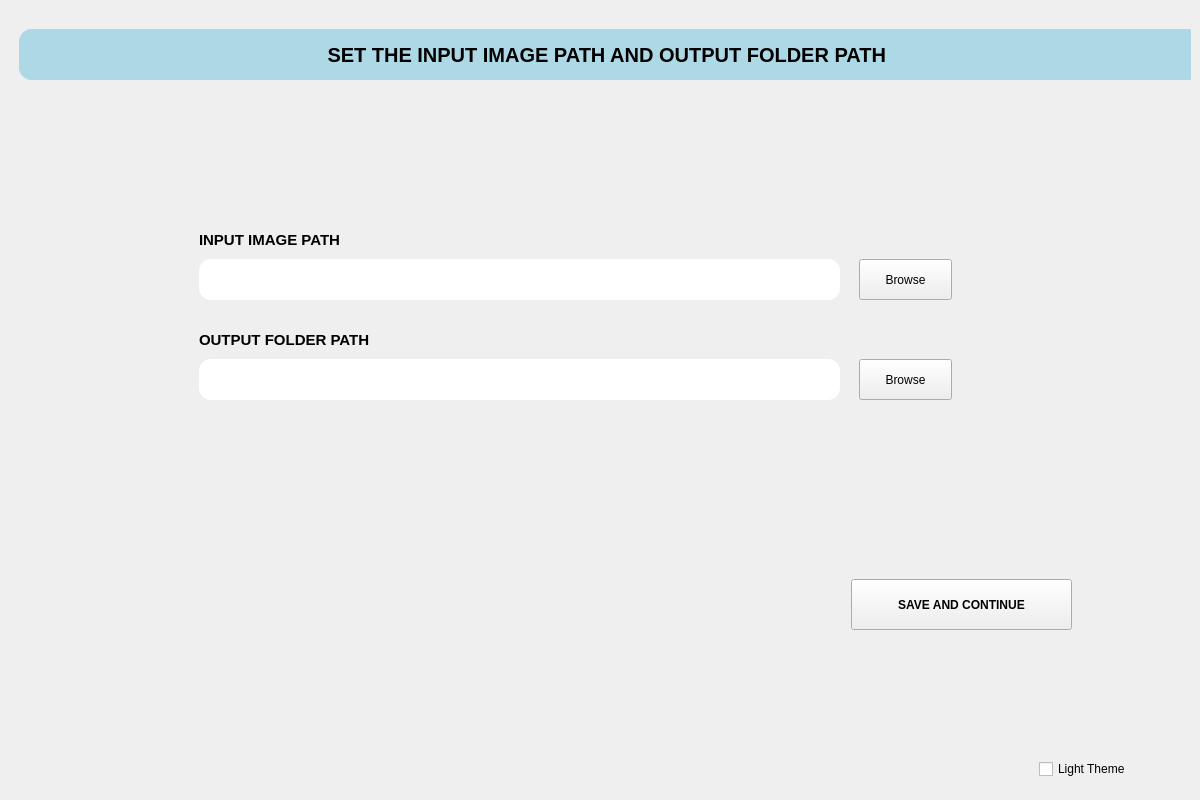
<?xml version="1.0" encoding="UTF-8"?>
<ui version="4.0">
 <class>MainWindow</class>
 <widget class="QMainWindow" name="MainWindow">
  <property name="geometry">
   <rect>
    <x>0</x>
    <y>0</y>
    <width>1200</width>
    <height>800</height>
   </rect>
  </property>
  <property name="minimumSize">
   <size>
    <width>1200</width>
    <height>800</height>
   </size>
  </property>
  <property name="maximumSize">
   <size>
    <width>1200</width>
    <height>800</height>
   </size>
  </property>
  <property name="windowTitle">
   <string>MainWindow</string>
  </property>
  <widget class="QWidget" name="centralwidget">
   <layout class="QHBoxLayout" name="horizontalLayout">
    <item>
     <widget class="QStackedWidget" name="stackedWidget">
      <property name="currentIndex">
       <number>0</number>
      </property>
      <widget class="QWidget" name="page1">
       <widget class="QLabel" name="label">
        <property name="geometry">
         <rect>
          <x>10</x>
          <y>20</y>
          <width>1181</width>
          <height>51</height>
         </rect>
        </property>
        <property name="font">
         <font>
          <pointsize>15</pointsize>
          <weight>75</weight>
          <bold>true</bold>
         </font>
        </property>
        <property name="styleSheet">
         <string notr="true">border:1px solid rgb(173, 216, 229);
background-color:rgb(173, 216, 229);
border-radius:12px;</string>
        </property>
        <property name="text">
         <string>SET THE INPUT IMAGE PATH AND OUTPUT FOLDER PATH </string>
        </property>
        <property name="alignment">
         <set>Qt::AlignCenter</set>
        </property>
       </widget>
       <widget class="QLineEdit" name="input_image_path">
        <property name="geometry">
         <rect>
          <x>190</x>
          <y>250</y>
          <width>641</width>
          <height>41</height>
         </rect>
        </property>
        <property name="font">
         <font>
          <pointsize>9</pointsize>
          <underline>false</underline>
          <strikeout>false</strikeout>
         </font>
        </property>
        <property name="styleSheet">
         <string notr="true">border-radius:12px;
background-color:white;</string>
        </property>
        <property name="text">
         <string/>
        </property>
       </widget>
       <widget class="QPushButton" name="browse1">
        <property name="geometry">
         <rect>
          <x>850</x>
          <y>250</y>
          <width>93</width>
          <height>41</height>
         </rect>
        </property>
        <property name="text">
         <string>Browse</string>
        </property>
       </widget>
       <widget class="QLabel" name="label_2">
        <property name="geometry">
         <rect>
          <x>190</x>
          <y>210</y>
          <width>201</width>
          <height>41</height>
         </rect>
        </property>
        <property name="font">
         <font>
          <pointsize>11</pointsize>
          <weight>75</weight>
          <bold>true</bold>
         </font>
        </property>
        <property name="text">
         <string>INPUT IMAGE PATH</string>
        </property>
       </widget>
       <widget class="QPushButton" name="browse2">
        <property name="geometry">
         <rect>
          <x>850</x>
          <y>350</y>
          <width>93</width>
          <height>41</height>
         </rect>
        </property>
        <property name="text">
         <string>Browse</string>
        </property>
       </widget>
       <widget class="QLineEdit" name="output_folder_path">
        <property name="geometry">
         <rect>
          <x>190</x>
          <y>350</y>
          <width>641</width>
          <height>41</height>
         </rect>
        </property>
        <property name="font">
         <font>
          <pointsize>9</pointsize>
         </font>
        </property>
        <property name="styleSheet">
         <string notr="true">border-radius:12px;
background-color:white;</string>
        </property>
       </widget>
       <widget class="QLabel" name="label_3">
        <property name="geometry">
         <rect>
          <x>190</x>
          <y>310</y>
          <width>211</width>
          <height>41</height>
         </rect>
        </property>
        <property name="font">
         <font>
          <pointsize>11</pointsize>
          <weight>75</weight>
          <bold>true</bold>
         </font>
        </property>
        <property name="text">
         <string>OUTPUT FOLDER PATH</string>
        </property>
       </widget>
       <widget class="QPushButton" name="save_and_continue">
        <property name="geometry">
         <rect>
          <x>842</x>
          <y>570</y>
          <width>221</width>
          <height>51</height>
         </rect>
        </property>
        <property name="font">
         <font>
          <pointsize>9</pointsize>
          <weight>75</weight>
          <bold>true</bold>
         </font>
        </property>
        <property name="text">
         <string>SAVE AND CONTINUE</string>
        </property>
       </widget>
       <widget class="QCheckBox" name="light_theme">
        <property name="geometry">
         <rect>
          <x>1030</x>
          <y>750</y>
          <width>121</width>
          <height>20</height>
         </rect>
        </property>
        <property name="text">
         <string>Light Theme</string>
        </property>
       </widget>
      </widget>
      <widget class="QWidget" name="page2">
       <widget class="QLabel" name="label_4">
        <property name="geometry">
         <rect>
          <x>10</x>
          <y>20</y>
          <width>1181</width>
          <height>51</height>
         </rect>
        </property>
        <property name="font">
         <font>
          <pointsize>15</pointsize>
          <weight>75</weight>
          <bold>true</bold>
         </font>
        </property>
        <property name="styleSheet">
         <string notr="true">border:1px solid rgb(173, 216, 229);
background-color:rgb(173, 216, 229);
border-radius:12px;</string>
        </property>
        <property name="text">
         <string>IMAGE PROCESSING</string>
        </property>
        <property name="alignment">
         <set>Qt::AlignCenter</set>
        </property>
       </widget>
       <widget class="QWidget" name="layoutWidget">
        <property name="geometry">
         <rect>
          <x>510</x>
          <y>90</y>
          <width>402</width>
          <height>431</height>
         </rect>
        </property>
        <layout class="QVBoxLayout" name="verticalLayout_2">
         <item>
          <widget class="QLabel" name="label_7">
           <property name="minimumSize">
            <size>
             <width>0</width>
             <height>21</height>
            </size>
           </property>
           <property name="maximumSize">
            <size>
             <width>16777215</width>
             <height>21</height>
            </size>
           </property>
           <property name="font">
            <font>
             <pointsize>9</pointsize>
             <weight>75</weight>
             <bold>true</bold>
            </font>
           </property>
           <property name="text">
            <string>Processed Image</string>
           </property>
           <property name="alignment">
            <set>Qt::AlignCenter</set>
           </property>
          </widget>
         </item>
         <item>
          <widget class="QLabel" name="processed_image">
           <property name="minimumSize">
            <size>
             <width>400</width>
             <height>0</height>
            </size>
           </property>
           <property name="maximumSize">
            <size>
             <width>400</width>
             <height>400</height>
            </size>
           </property>
           <property name="styleSheet">
            <string notr="true">background-color:white;</string>
           </property>
           <property name="text">
            <string/>
           </property>
          </widget>
         </item>
        </layout>
       </widget>
       <widget class="QPushButton" name="export_">
        <property name="geometry">
         <rect>
          <x>992</x>
          <y>220</y>
          <width>101</width>
          <height>41</height>
         </rect>
        </property>
        <property name="text">
         <string>EXPORT</string>
        </property>
       </widget>
       <widget class="QPushButton" name="detect">
        <property name="geometry">
         <rect>
          <x>992</x>
          <y>290</y>
          <width>101</width>
          <height>41</height>
         </rect>
        </property>
        <property name="text">
         <string>DETECT</string>
        </property>
       </widget>
       <widget class="QPushButton" name="setting">
        <property name="geometry">
         <rect>
          <x>1010</x>
          <y>100</y>
          <width>61</width>
          <height>61</height>
         </rect>
        </property>
        <property name="styleSheet">
         <string notr="true">border:0px;
background-color:transparent;</string>
        </property>
        <property name="text">
         <string/>
        </property>
        <property name="icon">
         <iconset>
          <normaloff>setting-icon.ico</normaloff>setting-icon.ico</iconset>
        </property>
        <property name="iconSize">
         <size>
          <width>70</width>
          <height>70</height>
         </size>
        </property>
       </widget>
       <widget class="QWidget" name="layoutWidget">
        <property name="geometry">
         <rect>
          <x>70</x>
          <y>90</y>
          <width>402</width>
          <height>431</height>
         </rect>
        </property>
        <layout class="QVBoxLayout" name="verticalLayout">
         <item>
          <widget class="QLabel" name="label_5">
           <property name="minimumSize">
            <size>
             <width>0</width>
             <height>21</height>
            </size>
           </property>
           <property name="maximumSize">
            <size>
             <width>16777215</width>
             <height>21</height>
            </size>
           </property>
           <property name="font">
            <font>
             <pointsize>9</pointsize>
             <weight>75</weight>
             <bold>true</bold>
            </font>
           </property>
           <property name="text">
            <string>Raw Image</string>
           </property>
           <property name="alignment">
            <set>Qt::AlignCenter</set>
           </property>
          </widget>
         </item>
         <item>
          <widget class="QLabel" name="raw_image">
           <property name="minimumSize">
            <size>
             <width>400</width>
             <height>0</height>
            </size>
           </property>
           <property name="maximumSize">
            <size>
             <width>400</width>
             <height>400</height>
            </size>
           </property>
           <property name="styleSheet">
            <string notr="true">background-color:white;</string>
           </property>
           <property name="text">
            <string/>
           </property>
          </widget>
         </item>
        </layout>
       </widget>
       <widget class="QWidget" name="layoutWidget">
        <property name="geometry">
         <rect>
          <x>70</x>
          <y>560</y>
          <width>841</width>
          <height>218</height>
         </rect>
        </property>
        <layout class="QVBoxLayout" name="verticalLayout_3">
         <item>
          <widget class="QLabel" name="label_6">
           <property name="font">
            <font>
             <pointsize>9</pointsize>
             <weight>75</weight>
             <bold>true</bold>
            </font>
           </property>
           <property name="text">
            <string>Image Details</string>
           </property>
           <property name="alignment">
            <set>Qt::AlignCenter</set>
           </property>
          </widget>
         </item>
         <item>
          <widget class="QTableWidget" name="tableWidget">
           <attribute name="horizontalHeaderMinimumSectionSize">
            <number>133</number>
           </attribute>
           <attribute name="horizontalHeaderDefaultSectionSize">
            <number>133</number>
           </attribute>
           <attribute name="verticalHeaderVisible">
            <bool>false</bool>
           </attribute>
           <attribute name="verticalHeaderMinimumSectionSize">
            <number>15</number>
           </attribute>
           <attribute name="verticalHeaderDefaultSectionSize">
            <number>23</number>
           </attribute>
           <column>
            <property name="text">
             <string>Class</string>
            </property>
            <property name="font">
             <font>
              <pointsize>10</pointsize>
             </font>
            </property>
            <property name="textAlignment">
             <set>AlignCenter</set>
            </property>
           </column>
           <column>
            <property name="text">
             <string>Score</string>
            </property>
            <property name="textAlignment">
             <set>AlignCenter</set>
            </property>
           </column>
           <column>
            <property name="text">
             <string>X1</string>
            </property>
            <property name="textAlignment">
             <set>AlignCenter</set>
            </property>
           </column>
           <column>
            <property name="text">
             <string>Y1</string>
            </property>
            <property name="textAlignment">
             <set>AlignCenter</set>
            </property>
           </column>
           <column>
            <property name="text">
             <string>X2</string>
            </property>
            <property name="textAlignment">
             <set>AlignCenter</set>
            </property>
           </column>
           <column>
            <property name="text">
             <string>Y2</string>
            </property>
            <property name="textAlignment">
             <set>AlignCenter</set>
            </property>
           </column>
          </widget>
         </item>
        </layout>
       </widget>
      </widget>
     </widget>
    </item>
   </layout>
  </widget>
 </widget>
 <resources/>
 <connections/>
</ui>
